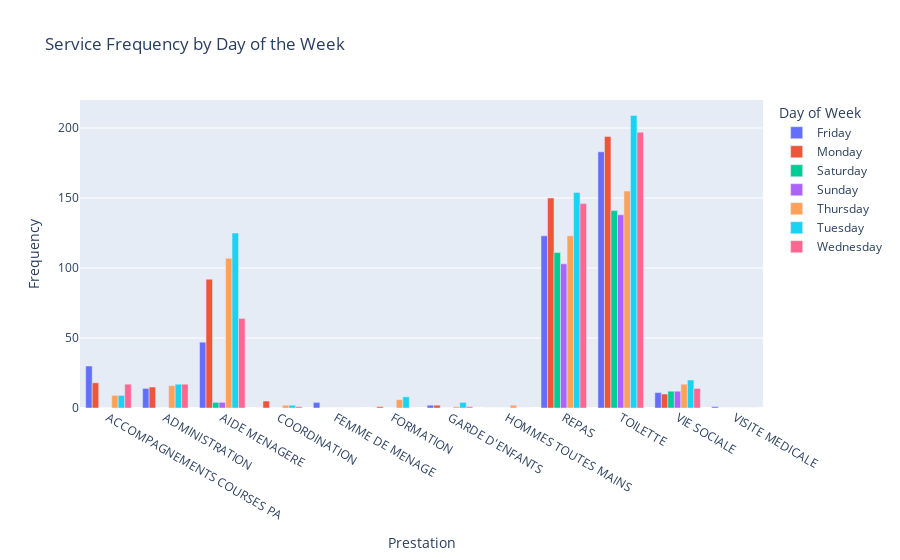
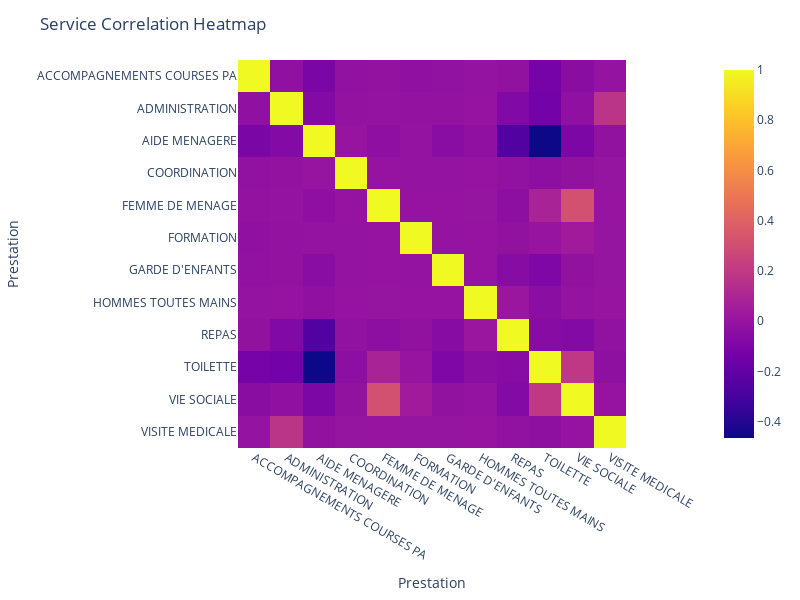

Source (notebook cell) for these figures, in order:
### Code cell
# Frequency of each service type by day of week
jan24_df['Day of Week'] = jan24_df['Date'].dt.day_name()
service_by_day = jan24_df.groupby(['Prestation', 'Day of Week']).size().unstack(fill_value=0)

fig = px.bar(service_by_day, barmode='group', labels={'value': 'Frequency', 'variable': 'Day of Week'}, title='Service Frequency by Day of the Week')
fig.show()

# Analyzing service corelation
service_combinations = jan24_df.pivot_table(index=['Date', 'ID Client'], columns='Prestation', aggfunc='size', fill_value=0)
service_correlation = service_combinations.corr()

fig = px.imshow(service_correlation, x=service_correlation.index, y=service_correlation.columns)
fig.update_layout(title='Service Correlation Heatmap')
fig.update_layout(height=600, width=800)  
fig.show()

### Figure 1 — Plotly figure (JSON) as saved in the notebook; plotly's stock layout.template omitted (floating-point values rounded to 4 significant figures)
{"data": [{"alignmentgroup": "True", "hovertemplate": "Day of Week=Friday<br>Prestation=%{x}<br>Frequency=%{y}<extra></extra>", "legendgroup": "Friday", "marker": {"color": "#636efa", "pattern": {"shape": ""}}, "name": "Friday", "offsetgroup": "Friday", "orientation": "v", "showlegend": true, "textposition": "auto", "type": "bar", "x": ["ACCOMPAGNEMENTS COURSES PA", "ADMINISTRATION", "AIDE MENAGERE", "COORDINATION", "FEMME DE MENAGE", "FORMATION", "GARDE D'ENFANTS", "HOMMES TOUTES MAINS", "REPAS", "TOILETTE", "VIE SOCIALE", "VISITE MEDICALE"], "xaxis": "x", "y": [30, 14, 47, 0, 4, 0, 2, 0, 123, 183, 11, 1], "yaxis": "y"}, {"alignmentgroup": "True", "hovertemplate": "Day of Week=Monday<br>Prestation=%{x}<br>Frequency=%{y}<extra></extra>", "legendgroup": "Monday", "marker": {"color": "#EF553B", "pattern": {"shape": ""}}, "name": "Monday", "offsetgroup": "Monday", "orientation": "v", "showlegend": true, "textposition": "auto", "type": "bar", "x": ["ACCOMPAGNEMENTS COURSES PA", "ADMINISTRATION", "AIDE MENAGERE", "COORDINATION", "FEMME DE MENAGE", "FORMATION", "GARDE D'ENFANTS", "HOMMES TOUTES MAINS", "REPAS", "TOILETTE", "VIE SOCIALE", "VISITE MEDICALE"], "xaxis": "x", "y": [18, 15, 92, 5, 0, 1, 2, 0, 150, 194, 10, 0], "yaxis": "y"}, {"alignmentgroup": "True", "hovertemplate": "Day of Week=Saturday<br>Prestation=%{x}<br>Frequency=%{y}<extra></extra>", "legendgroup": "Saturday", "marker": {"color": "#00cc96", "pattern": {"shape": ""}}, "name": "Saturday", "offsetgroup": "Saturday", "orientation": "v", "showlegend": true, "textposition": "auto", "type": "bar", "x": ["ACCOMPAGNEMENTS COURSES PA", "ADMINISTRATION", "AIDE MENAGERE", "COORDINATION", "FEMME DE MENAGE", "FORMATION", "GARDE D'ENFANTS", "HOMMES TOUTES MAINS", "REPAS", "TOILETTE", "VIE SOCIALE", "VISITE MEDICALE"], "xaxis": "x", "y": [0, 0, 4, 0, 0, 0, 0, 0, 111, 141, 12, 0], "yaxis": "y"}, {"alignmentgroup": "True", "hovertemplate": "Day of Week=Sunday<br>Prestation=%{x}<br>Frequency=%{y}<extra></extra>", "legendgroup": "Sunday", "marker": {"color": "#ab63fa", "pattern": {"shape": ""}}, "name": "Sunday", "offsetgroup": "Sunday", "orientation": "v", "showlegend": true, "textposition": "auto", "type": "bar", "x": ["ACCOMPAGNEMENTS COURSES PA", "ADMINISTRATION", "AIDE MENAGERE", "COORDINATION", "FEMME DE MENAGE", "FORMATION", "GARDE D'ENFANTS", "HOMMES TOUTES MAINS", "REPAS", "TOILETTE", "VIE SOCIALE", "VISITE MEDICALE"], "xaxis": "x", "y": [0, 0, 4, 0, 0, 0, 0, 0, 103, 138, 12, 0], "yaxis": "y"}, {"alignmentgroup": "True", "hovertemplate": "Day of Week=Thursday<br>Prestation=%{x}<br>Frequency=%{y}<extra></extra>", "legendgroup": "Thursday", "marker": {"color": "#FFA15A", "pattern": {"shape": ""}}, "name": "Thursday", "offsetgroup": "Thursday", "orientation": "v", "showlegend": true, "textposition": "auto", "type": "bar", "x": ["ACCOMPAGNEMENTS COURSES PA", "ADMINISTRATION", "AIDE MENAGERE", "COORDINATION", "FEMME DE MENAGE", "FORMATION", "GARDE D'ENFANTS", "HOMMES TOUTES MAINS", "REPAS", "TOILETTE", "VIE SOCIALE", "VISITE MEDICALE"], "xaxis": "x", "y": [9, 16, 107, 2, 0, 6, 1, 2, 123, 155, 17, 0], "yaxis": "y"}, {"alignmentgroup": "True", "hovertemplate": "Day of Week=Tuesday<br>Prestation=%{x}<br>Frequency=%{y}<extra></extra>", "legendgroup": "Tuesday", "marker": {"color": "#19d3f3", "pattern": {"shape": ""}}, "name": "Tuesday", "offsetgroup": "Tuesday", "orientation": "v", "showlegend": true, "textposition": "auto", "type": "bar", "x": ["ACCOMPAGNEMENTS COURSES PA", "ADMINISTRATION", "AIDE MENAGERE", "COORDINATION", "FEMME DE MENAGE", "FORMATION", "GARDE D'ENFANTS", "HOMMES TOUTES MAINS", "REPAS", "TOILETTE", "VIE SOCIALE", "VISITE MEDICALE"], "xaxis": "x", "y": [9, 17, 125, 2, 0, 8, 4, 0, 154, 209, 20, 0], "yaxis": "y"}, {"alignmentgroup": "True", "hovertemplate": "Day of Week=Wednesday<br>Prestation=%{x}<br>Frequency=%{y}<extra></extra>", "legendgroup": "Wednesday", "marker": {"color": "#FF6692", "pattern": {"shape": ""}}, "name": "Wednesday", "offsetgroup": "Wednesday", "orientation": "v", "showlegend": true, "textposition": "auto", "type": "bar", "x": ["ACCOMPAGNEMENTS COURSES PA", "ADMINISTRATION", "AIDE MENAGERE", "COORDINATION", "FEMME DE MENAGE", "FORMATION", "GARDE D'ENFANTS", "HOMMES TOUTES MAINS", "REPAS", "TOILETTE", "VIE SOCIALE", "VISITE MEDICALE"], "xaxis": "x", "y": [17, 17, 64, 1, 0, 0, 1, 0, 146, 197, 14, 0], "yaxis": "y"}], "layout": {"barmode": "group", "legend": {"title": {"text": "Day of Week"}, "tracegroupgap": 0}, "title": {"text": "Service Frequency by Day of the Week"}, "xaxis": {"anchor": "y", "domain": [0, 1], "title": {"text": "Prestation"}}, "yaxis": {"anchor": "x", "domain": [0, 1], "title": {"text": "Frequency"}}}}

### Figure 2 — Plotly figure (JSON) as saved in the notebook; plotly's stock layout.template omitted (floating-point values rounded to 4 significant figures; data arrays with more than 128 entries replaced by an {"elided": "..."} marker saying what was removed)
{"data": [{"coloraxis": "coloraxis", "hovertemplate": "Prestation: %{x}<br>Prestation: %{y}<br>color: %{z}<extra></extra>", "name": "0", "type": "heatmap", "x": ["ACCOMPAGNEMENTS COURSES PA", "ADMINISTRATION", "AIDE MENAGERE", "COORDINATION", "FEMME DE MENAGE", "FORMATION", "GARDE D'ENFANTS", "HOMMES TOUTES MAINS", "REPAS", "TOILETTE", "VIE SOCIALE", "VISITE MEDICALE"], "xaxis": "x", "y": ["ACCOMPAGNEMENTS COURSES PA", "ADMINISTRATION", "AIDE MENAGERE", "COORDINATION", "FEMME DE MENAGE", "FORMATION", "GARDE D'ENFANTS", "HOMMES TOUTES MAINS", "REPAS", "TOILETTE", "VIE SOCIALE", "VISITE MEDICALE"], "yaxis": "y", "z": {"elided": "12x12 float values"}}], "layout": {"coloraxis": {"colorscale": [[0, "#0d0887"], [0.1111, "#46039f"], [0.2222, "#7201a8"], [0.3333, "#9c179e"], [0.4444, "#bd3786"], [0.5556, "#d8576b"], [0.6667, "#ed7953"], [0.7778, "#fb9f3a"], [0.8889, "#fdca26"], [1, "#f0f921"]]}, "height": 600, "margin": {"t": 60}, "title": {"text": "Service Correlation Heatmap"}, "width": 800, "xaxis": {"anchor": "y", "constrain": "domain", "domain": [0, 1], "scaleanchor": "y", "title": {"text": "Prestation"}}, "yaxis": {"anchor": "x", "autorange": "reversed", "constrain": "domain", "domain": [0, 1], "title": {"text": "Prestation"}}}}
